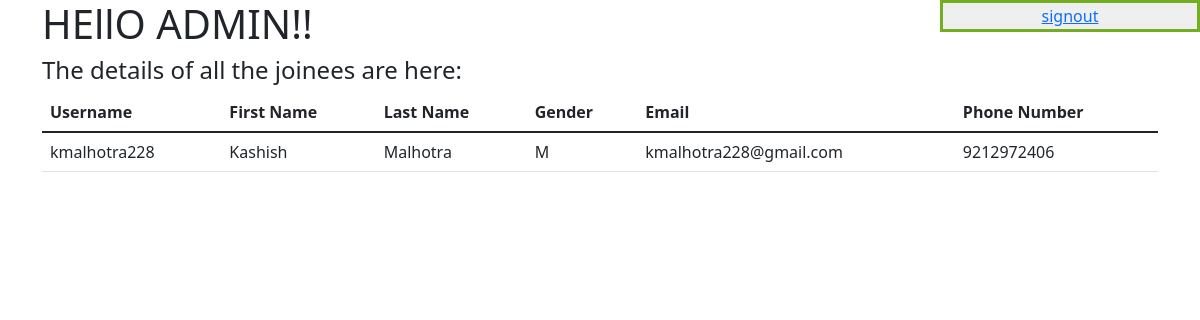
Page /detail on the earlier database version.
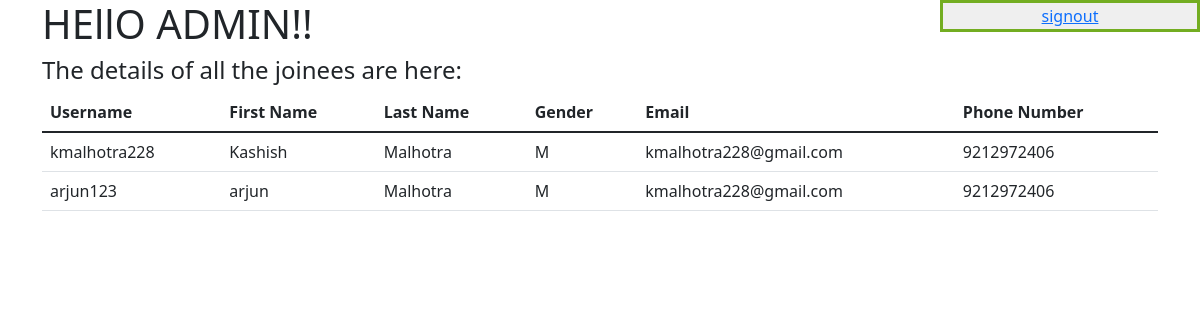
Same page on the later database version.
### authentications/models.py (models this page shows, shortened)
class Personal_details(models.Model):
    username = models.CharField(max_length = 30 ,unique = True)
    first_name = models.CharField(max_length=30)
    last_name = models.CharField(max_length=30)
    email = models.EmailField(verbose_name = "email",max_length=100)
    phone_number = models.CharField(max_length = 10)
    date_of_birth = models.DateField()
    Gender_choices = (
        ("M","Male"),
        ("F","Female")
    )
    gender = models.CharField(max_length=1,choices=Gender_choices)

### authentications/views.py (the view)
# urls.py: path('detail',views.detail, name = 'detail'),
def detail(request):
    all_detail = models.Personal_details.objects.all()
    context = {'all_detail': all_detail}
    return render(request,'authentications/details.html',context = context)

### authentications/templates/authentications/details.html (shortened to what this page needs)
<html lang="en">
<head>
<link href="https://cdn.jsdelivr.net/npm/bootstrap@5.1.3/dist/css/bootstrap.min.css" rel="stylesheet">
</head>
<body>
    <div class = "container">
    <h1 style="align-items: center;">HEllO ADMIN!!</h1>
    <button type = 'submit' class="fixed" id = "1234"><a href = '/home'>signout</a></button>
    <h4>The details of all the joinees are here:</h4>
    <table class="table">
      <thead>
        <tr>
          <th scope="col">Username</th>
          <th scope="col">First Name</th>
          <th scope="col">Last Name</th>
          <th scope="col">Gender</th>
          <th scope="col">Email</th>
          <th scope="col">Phone Number</th>
        </tr>
      </thead>
      <tbody>
        {% for detail in all_detail%}
      <tr>
        <td>{{detail.username}}</td>
        <td>{{detail.first_name}}</td>
        <td>{{detail.last_name}}</td>
        <td>{{detail.gender}}</td>
        <td>{{detail.email}}</td>
        <td>{{detail.phone_number}}</td>
      </tr>
      {% endfor %}
      </tbody>
    </table>
  </div>
</body>
</html>

Differences in the rows shown:
added Personal_details: username "arjun123", first_name "arjun", last_name "Malhotra", gender "M", email "kmalhotra228@gmail.com", phone_number "9212972406"
